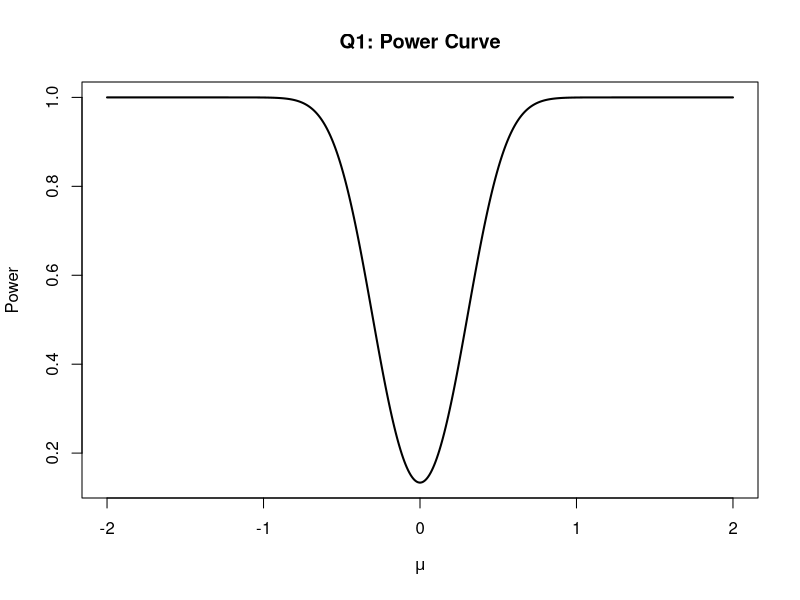
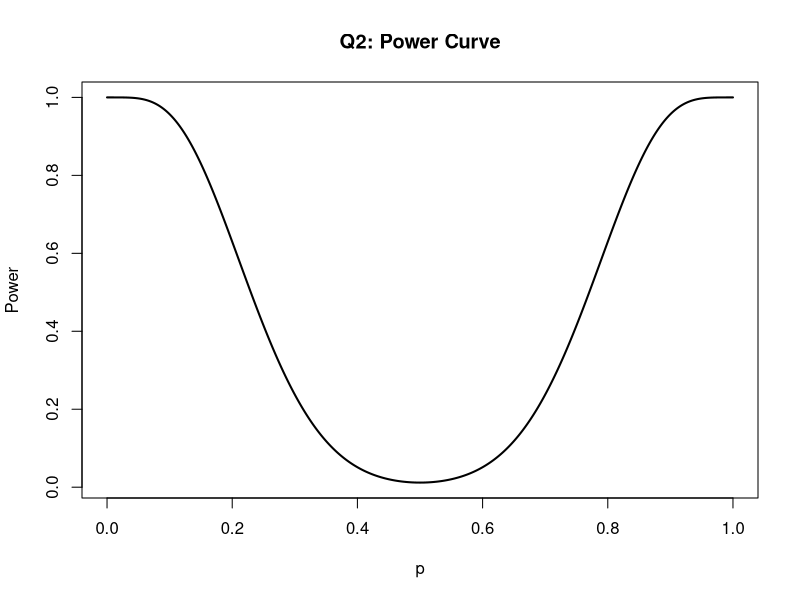

These figures' R source, in order: (Note: this script raises an error after producing the figures.)
# ============================================================
# PROBLEM SET 1 : POWER CURVES
# ============================================================
# ============================================================
# QUESTION 1
# ============================================================
# Normal population, variance = 1, n = 25
# H0: mu = 0

n <- 25
sigma <- 1

# Enter the lower and upper critical limits
L <- -0.3
U <- 0.3

# Power function
power_Q1 <- function(mu) {
  if (is.na(L) || is.na(U)) return(NA)
  
  pnorm((L - mu) / (sigma / sqrt(n))) +
    (1 - pnorm((U - mu) / (sigma / sqrt(n))))
}

mu <- seq(-2, 2, length.out = 500)

plot(mu, sapply(mu, power_Q1),
     type = "l",
     lwd = 2,
     xlab = expression(mu),
     ylab = "Power",
     main = "Q1: Power Curve")


# ============================================================
# QUESTION 2
# ============================================================
# Coin tossed 20 times
# Reject H0 if number of heads < 5 or > 15
#
# H0: p = 0.5

n <- 20

# Critical region
critical_region_Q2 <- c(0:4, 16:20)
critical_region_Q2

# Significance level
alpha_Q2 <- pbinom(4, n, 0.5) +
  (1 - pbinom(15, n, 0.5))

alpha_Q2

# Power function
power_Q2 <- function(p) {
  pbinom(4, n, p) +
    (1 - pbinom(15, n, p))
}

p <- seq(0, 1, by = 0.001)

plot(p, sapply(p, power_Q2),
     type = "l",
     lwd = 2,
     xlab = "p",
     ylab = "Power",
     main = "Q2: Power Curve")


# ============================================================
# QUESTION 3
# ============================================================
# Poisson population
# Sample size = 10
# Critical region: X > 25
#
# X = sum of 10 Poisson observations
# Therefore X ~ Poisson(10m)
#
# Exact null hypothesis is missing in the uploaded document.
#
# Suppose H0: m = m0

n <- 10
m0 <- 2.5       # CHANGE if the question gives another value

# Critical region
critical_region_Q3 <- 26:Inf

# Type I error
alpha_Q3 <- 1 - ppois(25, lambda = n * m0)

alpha_Q3

# Power function
power_Q3 <- function(m) {
  1 - ppois(25, lambda = n * m)
}

m <- seq(0.1, 5, length.out = 500)

plot(m, sapply(m, power_Q3),
     type = "l",
     lwd = 2,
     xlab = "m",
     ylab = "Power",
     main = "Q3: Power Curve")


# ============================================================
# QUESTION 4
# ============================================================
# Electronic tube lifetime
# n = 10
# u = minimum lifetime
#
# The PDF and hypotheses/size are missing from the extracted
# document, so the exact solution cannot be filled in safely.
#
# Once the distribution is available, use:
#
# U = min(X1,...,X10)
#
# P(U > u) = P(X1 > u,...,X10 > u)
#          = [P(X > u)]^10
#
# Power curve can then be constructed from the distribution.


# ============================================================
# QUESTION 4(ii)
# SAMPLE MEAN
# ============================================================

# Once the population distribution and critical value are known:
#
# power_mean <- function(mu) {
#     1 - pnorm((critical_value - mu) / (sigma / sqrt(10)))
# }
#
# mu <- seq(...)
# plot(mu, power_mean(mu), type="l")


# ============================================================
# QUESTION 4(iii)
# ============================================================
# y = number of observations for which x > 21949.4
# Reject H0 if y > 2
#
# Therefore:
# Critical region = {y >= 3}
#
# If probability of X > 21949.4 is q:
#
# Y ~ Binomial(10, q)
#
# Power = P(Y >= 3)

power_Q4_iii <- function(q) {
  1 - pbinom(2, size = 10, prob = q)
}

q <- seq(0, 1, by = 0.001)

plot(q, sapply(q, power_Q4_iii),
     type = "l",
     lwd = 2,
     xlab = "q = P(X > 21949.4)",
     ylab = "Power",
     main = "Q4(iii): Power Curve")


# ============================================================
# QUESTION 5
# ============================================================
# Xi ~ N(mu, sigma^2 = 4)
# n = 100
# H0: mu = 0
# H1: mu > 0
# alpha = 0.01

n <- 100
sigma <- 2
alpha <- 0.01

# Critical value
z_alpha <- qnorm(1 - alpha)

# Critical value for sample mean
critical_mean <- z_alpha * sigma / sqrt(n)

z_alpha
critical_mean

# UMP test:
# Reject H0 if Xbar > critical_mean


# Power function
power_Q5 <- function(mu) {
  1 - pnorm(
    (critical_mean - mu) / (sigma / sqrt(n))
  )
}

mu <- seq(-1, 2, length.out = 500)

plot(mu, sapply(mu, power_Q5),
     type = "l",
     lwd = 2,
     xlab = expression(mu),
     ylab = "Power",
     main = "Q5: Power Curve")

# Find mu for power = 0.9
mu_values <- seq(0, 2, by = 0.0001)

powers <- sapply(mu_values, power_Q5)

mu_90 <- mu_values[which.min(abs(powers - 0.90))]

mu_90


# ============================================================
# QUESTION 5 - PART 2
# ============================================================
# Zi = 1 if Xi > 0
# Zi = 0 otherwise
#
# Under H0: mu = 0
# P(Zi = 1) = 0.5
#
# Therefore sum(Zi) ~ Binomial(n, 0.5)

alpha <- 0.01

# Function to find critical value
find_critical <- function(n) {
  
  for (c in 0:n) {
    
    alpha_value <- 1 - pbinom(c - 1, n, 0.5)
    
    if (alpha_value <= alpha) {
      return(c)
    }
  }
}

# Find n giving power >= 0.90 when mu = 1
for (n in 1:500) {
  
  c <- find_critical(n)
  
  # Under mu = 1:
  # P(X > 0) = Phi(1/2)
  
  p1 <- pnorm(1 / 2)
  
  power <- 1 - pbinom(c - 1, n, p1)
  
  if (power >= 0.90) {
    
    cat("Required n =", n, "\n")
    cat("Critical value =", c, "\n")
    cat("Power =", power, "\n")
    
    break
  }
}


# ============================================================
# QUESTION 6
# ============================================================
# Sample size = 5
# Two tests suggested.
#
# Some mathematical expressions are missing from the uploaded
# document, so the exact statistics cannot be entered.
#
# S = number of observations outside
# (-0.6745, 0.6745)
#
# Under a standard normal distribution:
# P(|X| > 0.6745) is approximately 0.5.

p_outside <- 2 * (1 - pnorm(0.6745))

p_outside


# For Test 2:
# S ~ Binomial(5, 0.5)

# Possible critical values:
for (c2 in 0:5) {
  
  alpha <- 1 - pbinom(c2 - 1, 5, 0.5)
  
  cat("c2 =", c2,
      " Alpha =", alpha, "\n")
}


# ============================================================
# QUESTION 7
# ============================================================
# X ~ N(mu, 100)
# sigma = 10
# n = 12
# Level = 0.05
#
# Exact hypotheses and critical regions are missing from
# the extracted document.
#
# General setup:

n <- 12
sigma <- 10
alpha <- 0.05

# Standard error
SE <- sigma / sqrt(n)

SE

# For a one-sided upper-tail test:
z_alpha <- qnorm(0.95)

critical_xbar <- 60 + z_alpha * SE

critical_xbar


# Power function for upper-tail test
power_Q7 <- function(mu, mu0 = 60) {
  
  1 - pnorm(
    (critical_xbar - mu) / SE
  )
}

mu <- seq(40, 80, length.out = 500)

plot(mu, sapply(mu, power_Q7),
     type = "l",
     lwd = 2,
     xlab = expression(mu),
     ylab = "Power",
     main = "Q7: Power Curve")


# ============================================================
# QUESTION 8
# ============================================================
# Normal population
# sigma = 1.2
# H0: mu = 75
#
# The direction of H1 is missing from the uploaded document.
#
# For a TWO-SIDED test:
# Detecting a difference of 1 unit
# Power = 0.95

sigma <- 1.2
difference <- 1
alpha <- 0.05
power <- 0.95

z_alpha_2 <- qnorm(1 - alpha / 2)
z_power <- qnorm(power)

n_two_sided <- (
  (z_alpha_2 + z_power) *
    sigma / difference
)^2

ceiling(n_two_sided)


# For a ONE-SIDED test:

z_alpha_1 <- qnorm(1 - alpha)

n_one_sided <- (
  (z_alpha_1 + z_power) *
    sigma / difference
)^2

ceiling(n_one_sided)


# ============================================================
# ============================================================
